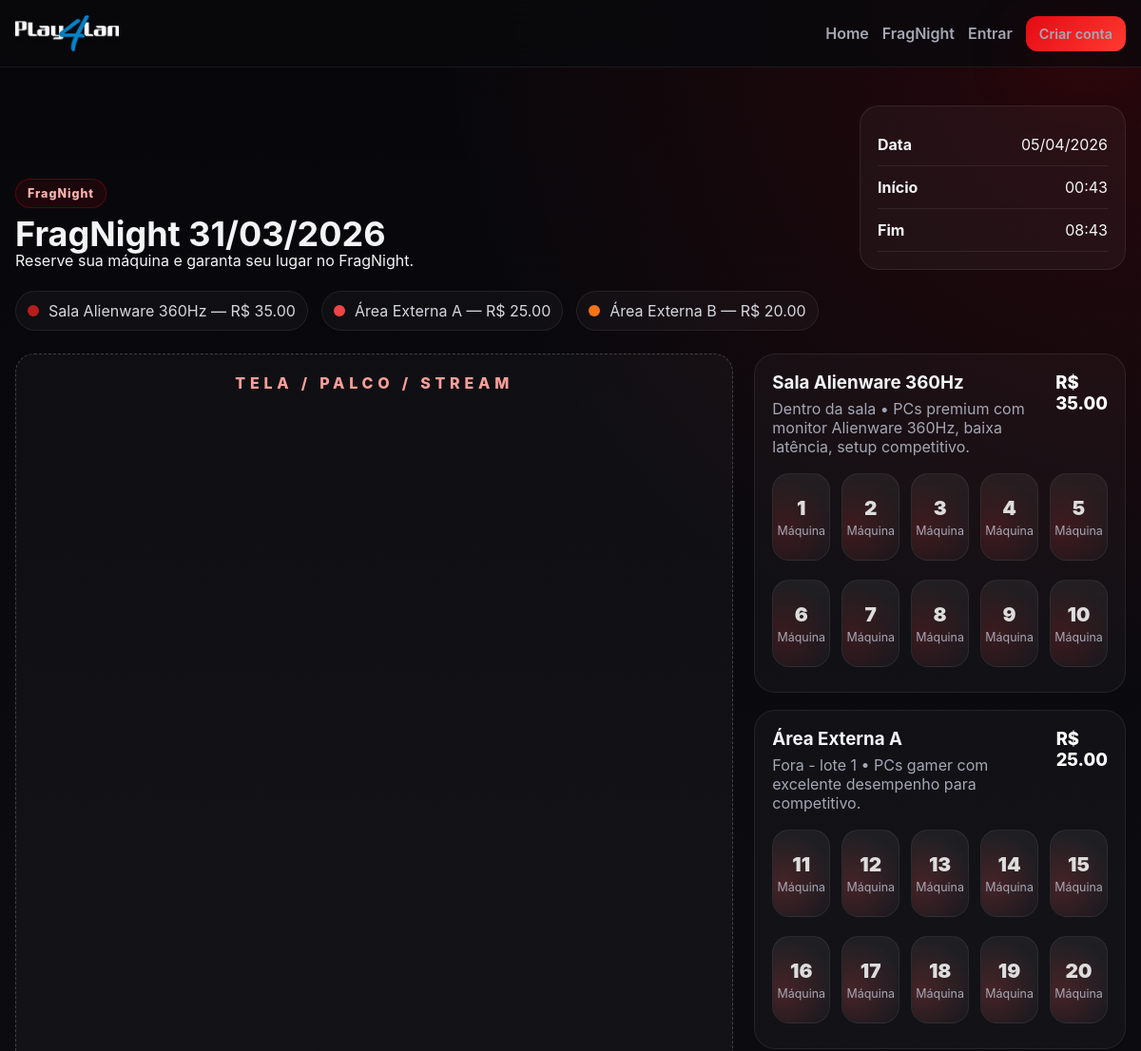
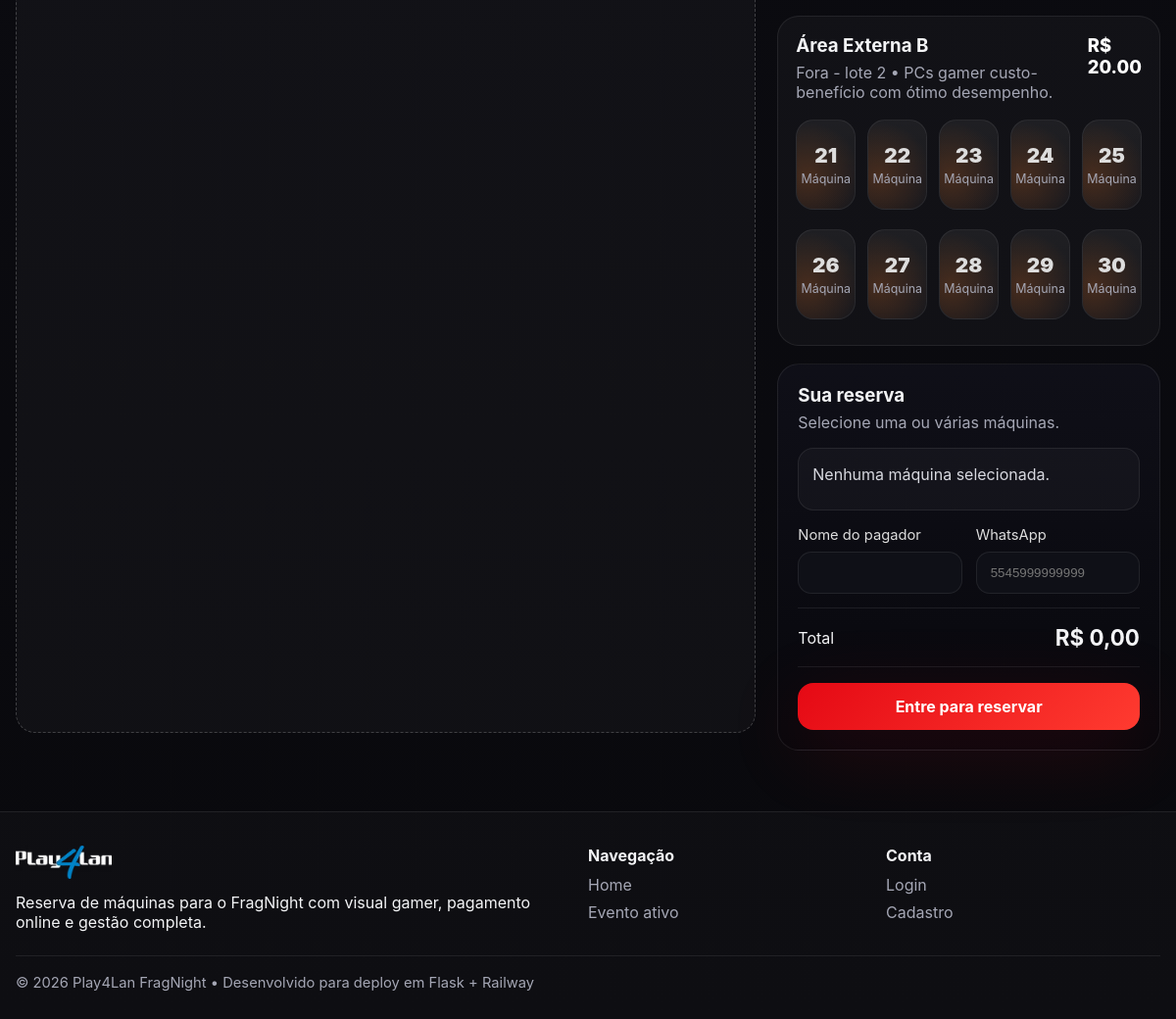
Screenshot of /evento/fragnight-31-03-2026 with the database file from the repository (2 pictures, top to bottom).
### app/models.py (models this page shows)
class TimestampMixin:
    created_at = db.Column(db.DateTime, default=datetime.utcnow, nullable=False)
    updated_at = db.Column(db.DateTime, default=datetime.utcnow, onupdate=datetime.utcnow, nullable=False)

class FragNightEvent(db.Model, TimestampMixin):
    id = db.Column(db.Integer, primary_key=True)
    title = db.Column(db.String(150), nullable=False)
    slug = db.Column(db.String(170), unique=True, nullable=False)
    event_date = db.Column(db.Date, nullable=False, default=date.today)
    starts_at = db.Column(db.DateTime, nullable=True)
    ends_at = db.Column(db.DateTime, nullable=True)
    description = db.Column(db.Text, nullable=True)
    hero_text = db.Column(db.Text, nullable=True)
    hero_image = db.Column(db.String(255), nullable=True)
    status = db.Column(db.String(30), default='draft')
    is_active = db.Column(db.Boolean, default=False)
    groups = db.relationship('MachineGroup', backref='event', lazy=True, cascade='all, delete-orphan')
    machines = db.relationship('Machine', backref='event', lazy=True, cascade='all, delete-orphan')
    reservations = db.relationship('Reservation', backref='event', lazy=True)

class MachineGroup(db.Model, TimestampMixin):
    id = db.Column(db.Integer, primary_key=True)
    event_id = db.Column(db.Integer, db.ForeignKey('frag_night_event.id'), nullable=False)
    name = db.Column(db.String(120), nullable=False)
    location_label = db.Column(db.String(120), nullable=True)
    quantity = db.Column(db.Integer, default=10)
    price = db.Column(db.Numeric(10, 2), nullable=False, default=0)
    specs = db.Column(db.Text, nullable=True)
    color = db.Column(db.String(20), default='#ef4444')
    machines = db.relationship('Machine', backref='group', lazy=True, cascade='all, delete-orphan')

class Machine(db.Model, TimestampMixin):
    id = db.Column(db.Integer, primary_key=True)
    event_id = db.Column(db.Integer, db.ForeignKey('frag_night_event.id'), nullable=False)
    group_id = db.Column(db.Integer, db.ForeignKey('machine_group.id'), nullable=False)
    label = db.Column(db.String(20), nullable=False)
    status = db.Column(db.String(30), default='available')
    reservations = db.relationship('ReservationItem', backref='machine', lazy=True)

### app/routes.py (the view)
@site_bp.route('/evento/<slug>')
def event_detail(slug):
    event = FragNightEvent.query.filter_by(slug=slug).first_or_404()
    groups = MachineGroup.query.filter_by(event_id=event.id).all()
    selected = set()
    if current_user.is_authenticated:
        selected = {item.machine_id for r in current_user.reservations for item in r.items if r.event_id == event.id and r.payment_status in ['pending', 'paid']}
    return render_template('site/event_detail.html', event=event, groups=groups, selected=selected)

### app/models.py (called while the page is built)
    @classmethod
    def get_dict(cls):
        items = cls.query.all()
        return {item.key: item.value for item in items}

### app/templates/site/event_detail.html (shortened to what this page needs)
{% extends 'base.html' %}
{% block content %}
<section class="section event-hero">
  <div class="container">
    <div class="section-header">
      <div>
        <span class="eyebrow">FragNight</span>
        <h1>{{ event.title }}</h1>
        <p>{{ event.description }}</p>
      </div>
      <div class="event-meta-box">
        <div><strong>Data</strong><span>{{ event.event_date.strftime('%d/%m/%Y') }}</span></div>
        {% if event.starts_at %}<div><strong>Início</strong><span>{{ event.starts_at.strftime('%H:%M') }}</span></div>{% endif %}
        {% if event.ends_at %}<div><strong>Fim</strong><span>{{ event.ends_at.strftime('%H:%M') }}</span></div>{% endif %}
      </div>
    </div>
    <div class="legend">
      {% for group in groups %}
      <div class="legend-item">
        <span class="legend-dot" style="background: {{ group.color }}"></span>
        <span>{{ group.name }} — R$ {{ '%.2f'|format(group.price) }}</span>
      </div>
      {% endfor %}
    </div>
    <div class="layout-grid">
      <div class="screen-card">
        <div class="screen-label">TELA / PALCO / STREAM</div>
      </div>
      <form method="post" action="{{ url_for('site.checkout', slug=event.slug) }}" id="machine-form">
        <div class="machine-map">
          {% for group in groups %}
          <section class="group-block">
            <div class="group-header">
              <div>
                <h3>{{ group.name }}</h3>
                <p>{{ group.location_label }} • {{ group.specs }}</p>
              </div>
              <div class="group-price">R$ {{ '%.2f'|format(group.price) }}</div>
            </div>
            <div class="machine-grid">
              {% for machine in group.machines %}
              {% set unavailable = machine.id in selected %}
              <label class="machine-card {{ 'is-unavailable' if unavailable else '' }}" style="--group-color: {{ group.color }}" data-price="{{ group.price }}" data-machine-label="{{ machine.label }}" data-specs="{{ group.specs }}">
                <span class="machine-number">{{ machine.label }}</span>
                <span class="machine-name">Máquina</span>
              </label>
              {% endfor %}
            </div>
          </section>
          {% endfor %}
        </div>
        <div class="checkout-panel">
          <div class="checkout-header">
            <h3>Sua reserva</h3>
            <p>Selecione uma ou várias máquinas.</p>
          </div>
          <div id="selected-machines" class="selected-list">Nenhuma máquina selecionada.</div>
          <div class="form-grid">
            <div>
              <label>Nome do pagador</label>
              <input type="text" name="payer_name" value="{{ current_user.name if current_user.is_authenticated else '' }}" required>
            </div>
            <div>
              <label>WhatsApp</label>
              <input type="text" name="payer_phone" value="{{ current_user.phone if current_user.is_authenticated else '' }}" placeholder="5545999999999" required>
            </div>
          </div>
          <div class="checkout-total">
            <span>Total</span>
            <strong id="total-price">R$ 0,00</strong>
          </div>
          {% if current_user.is_authenticated %}
          <button class="btn full" type="submit">Pagar com Mercado Pago</button>
          {% else %}
          <a class="btn full" href="{{ url_for('auth.login') }}">Entre para reservar</a>
          {% endif %}
        </div>
      </form>
    </div>
  </div>
</section>
{% endblock %}

### app/templates/base.html (shortened to what this page needs)
<!doctype html>
<html lang="pt-BR">
<head>
  <link rel="stylesheet" href="{{ url_for('static', filename='css/app.css') }}">
</head>
<body>
  <header class="site-header">
    <div class="container nav-wrap">
      <a href="{{ url_for('site.home') }}" class="brand">
        <img src="{{ url_for('static', filename='img/logo.png') }}" alt="Play4Lan">
      </a>
      <nav class="nav">
        <a href="{{ url_for('site.home') }}">Home</a>
        {% if active_event_global %}
        <a href="{{ url_for('site.event_detail', slug=active_event_global.slug) }}">FragNight</a>
        {% endif %}
        {% if current_user.is_authenticated %}
          <a href="{{ url_for('site.my_reservations') }}">Minhas reservas</a>
          {% if current_user.is_admin %}
          <a href="{{ url_for('admin.dashboard') }}">Admin</a>
          {% endif %}
          <a href="{{ url_for('auth.logout') }}">Sair</a>
        {% else %}
          <a href="{{ url_for('auth.login') }}">Entrar</a>
          <a class="btn btn-sm" href="{{ url_for('auth.register') }}">Criar conta</a>
        {% endif %}
      </nav>
    </div>
  </header>
  <main>
    {% block content %}{% endblock %}
  </main>
  <footer class="site-footer">
    <div class="container footer-grid">
      <div>
        <img class="footer-logo" src="{{ url_for('static', filename='img/logo.png') }}" alt="Play4Lan">
        <p>Reserva de máquinas para o FragNight com visual gamer, pagamento online e gestão completa.</p>
      </div>
      <div>
        <h4>Navegação</h4>
        <a href="{{ url_for('site.home') }}">Home</a>
        {% if active_event_global %}
        <a href="{{ url_for('site.event_detail', slug=active_event_global.slug) }}">Evento ativo</a>
        {% endif %}
      </div>
      <div>
        <h4>Conta</h4>
        {% if current_user.is_authenticated %}
        <a href="{{ url_for('site.my_reservations') }}">Minhas reservas</a>
        {% else %}
        <a href="{{ url_for('auth.login') }}">Login</a>
        <a href="{{ url_for('auth.register') }}">Cadastro</a>
        {% endif %}
      </div>
    </div>
    <div class="container subfooter">© 2026 Play4Lan FragNight • Desenvolvido para deploy em Flask + Railway</div>
  </footer>
</body>
</html>

### rows the page displays
FragNightEvent: title "FragNight 31/03/2026", description "Reserve sua máquina e garanta seu lugar no FragNight.", event_date "05/04/2026", starts_at "00:43", ends_at "08:43"
MachineGroup: name "Sala Alienware 360Hz", price "35.00", location_label "Dentro da sala", specs "PCs premium com monitor Alienware 360Hz, baixa latência, setup competitivo."
MachineGroup: name "Área Externa A", price "25.00", location_label "Fora - lote 1", specs "PCs gamer com excelente desempenho para competitivo."
MachineGroup: name "Área Externa B", price "20.00", location_label "Fora - lote 2", specs "PCs gamer custo-benefício com ótimo desempenho."
Machine: label "1"
Machine: label "2"
Machine: label "3"
Machine: label "4"
Machine: label "5"
Machine: label "6"
Machine: label "7"
Machine: label "8"
Machine: label "9"
Machine: label "10"
Machine: label "11"
Machine: label "12"
Machine: label "13"
Machine: label "14"
Machine: label "15"
Machine: label "16"
Machine: label "17"
Machine: label "18"
Machine: label "19"
Machine: label "20"
Machine: label "21"
Machine: label "22"
Machine: label "23"
Machine: label "24"
Machine: label "25"
Machine: label "26"
Machine: label "27"
Machine: label "28"
Machine: label "29"
Machine: label "30"
